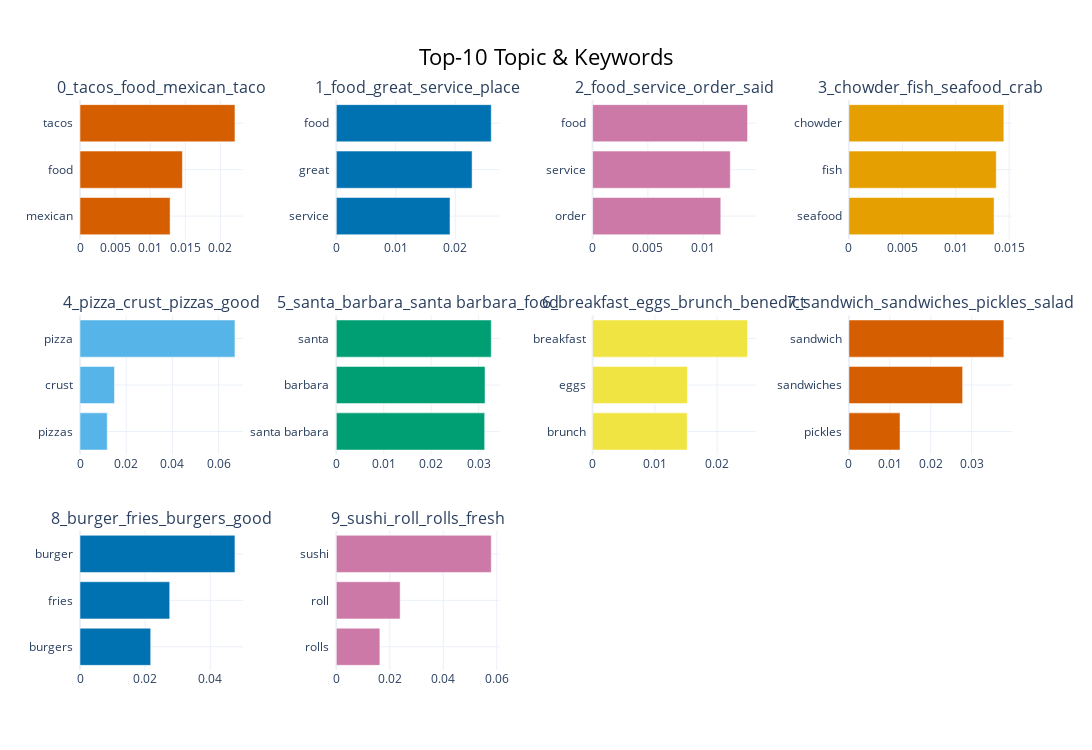

The notebook cell saved with this chart:
### Markdown cell above
#### Top Topic & Keywords

### Code cell
# Create custom labels
custom_labels = df_bertopic_model_topic.set_index('Topic')['topic_name'].to_dict() # Create a dictionary of {Topic: Name}
bertopic_model.set_topic_labels(custom_labels) # Update the custom label

# Step 4: Visualize the updated topics
bertopic_model.visualize_barchart(
    n_words=3,
    top_n_topics=10,
    title='Top-10 Topic & Keywords', 
    autoscale=True,
    custom_labels=True,
    width=350
)

### Figure 1 — Plotly figure (JSON) as saved in the notebook; plotly's stock layout.template omitted (floating-point values rounded to 4 significant figures)
{"data": [{"marker": {"color": "#D55E00"}, "orientation": "h", "x": [0.01283, 0.01459, 0.02207], "y": ["mexican  ", "food  ", "tacos  "], "type": "bar", "xaxis": "x", "yaxis": "y"}, {"marker": {"color": "#0072B2"}, "orientation": "h", "x": [0.01913, 0.02285, 0.02607], "y": ["service  ", "great  ", "food  "], "type": "bar", "xaxis": "x2", "yaxis": "y2"}, {"marker": {"color": "#CC79A7"}, "orientation": "h", "x": [0.01159, 0.01244, 0.014], "y": ["order  ", "service  ", "food  "], "type": "bar", "xaxis": "x3", "yaxis": "y3"}, {"marker": {"color": "#E69F00"}, "orientation": "h", "x": [0.01359, 0.01379, 0.0145], "y": ["seafood  ", "fish  ", "chowder  "], "type": "bar", "xaxis": "x4", "yaxis": "y4"}, {"marker": {"color": "#56B4E9"}, "orientation": "h", "x": [0.01179, 0.01492, 0.06706], "y": ["pizzas  ", "crust  ", "pizza  "], "type": "bar", "xaxis": "x5", "yaxis": "y5"}, {"marker": {"color": "#009E73"}, "orientation": "h", "x": [0.03126, 0.03134, 0.03265], "y": ["santa barbara  ", "barbara  ", "santa  "], "type": "bar", "xaxis": "x6", "yaxis": "y6"}, {"marker": {"color": "#F0E442"}, "orientation": "h", "x": [0.01519, 0.01523, 0.02488], "y": ["brunch  ", "eggs  ", "breakfast  "], "type": "bar", "xaxis": "x7", "yaxis": "y7"}, {"marker": {"color": "#D55E00"}, "orientation": "h", "x": [0.0125, 0.0278, 0.03788], "y": ["pickles  ", "sandwiches  ", "sandwich  "], "type": "bar", "xaxis": "x8", "yaxis": "y8"}, {"marker": {"color": "#0072B2"}, "orientation": "h", "x": [0.0217, 0.02754, 0.04757], "y": ["burgers  ", "fries  ", "burger  "], "type": "bar", "xaxis": "x9", "yaxis": "y9"}, {"marker": {"color": "#CC79A7"}, "orientation": "h", "x": [0.01629, 0.02388, 0.05794], "y": ["rolls  ", "roll  ", "sushi  "], "type": "bar", "xaxis": "x10", "yaxis": "y10"}], "layout": {"xaxis": {"anchor": "y", "domain": [0.0, 0.175], "showgrid": true}, "yaxis": {"anchor": "x", "domain": [0.7556, 1.0], "showgrid": true}, "xaxis2": {"anchor": "y2", "domain": [0.275, 0.45], "showgrid": true}, "yaxis2": {"anchor": "x2", "domain": [0.7556, 1.0], "showgrid": true}, "xaxis3": {"anchor": "y3", "domain": [0.55, 0.725], "showgrid": true}, "yaxis3": {"anchor": "x3", "domain": [0.7556, 1.0], "showgrid": true}, "xaxis4": {"anchor": "y4", "domain": [0.825, 1.0], "showgrid": true}, "yaxis4": {"anchor": "x4", "domain": [0.7556, 1.0], "showgrid": true}, "xaxis5": {"anchor": "y5", "domain": [0.0, 0.175], "showgrid": true}, "yaxis5": {"anchor": "x5", "domain": [0.3778, 0.6222], "showgrid": true}, "xaxis6": {"anchor": "y6", "domain": [0.275, 0.45], "showgrid": true}, "yaxis6": {"anchor": "x6", "domain": [0.3778, 0.6222], "showgrid": true}, "xaxis7": {"anchor": "y7", "domain": [0.55, 0.725], "showgrid": true}, "yaxis7": {"anchor": "x7", "domain": [0.3778, 0.6222], "showgrid": true}, "xaxis8": {"anchor": "y8", "domain": [0.825, 1.0], "showgrid": true}, "yaxis8": {"anchor": "x8", "domain": [0.3778, 0.6222], "showgrid": true}, "xaxis9": {"anchor": "y9", "domain": [0.0, 0.175], "showgrid": true}, "yaxis9": {"anchor": "x9", "domain": [0.0, 0.2444], "showgrid": true}, "xaxis10": {"anchor": "y10", "domain": [0.275, 0.45], "showgrid": true}, "yaxis10": {"anchor": "x10", "domain": [0.0, 0.2444], "showgrid": true}, "xaxis11": {"anchor": "y11", "domain": [0.55, 0.725], "showgrid": true}, "yaxis11": {"anchor": "x11", "domain": [0.0, 0.2444], "showgrid": true}, "xaxis12": {"anchor": "y12", "domain": [0.825, 1.0], "showgrid": true}, "yaxis12": {"anchor": "x12", "domain": [0.0, 0.2444], "showgrid": true}, "annotations": [{"font": {"size": 16}, "showarrow": false, "text": "0_tacos_food_mexican_taco", "x": 0.0875, "xanchor": "center", "xref": "paper", "y": 1.0, "yanchor": "bottom", "yref": "paper"}, {"font": {"size": 16}, "showarrow": false, "text": "1_food_great_service_place", "x": 0.3625, "xanchor": "center", "xref": "paper", "y": 1.0, "yanchor": "bottom", "yref": "paper"}, {"font": {"size": 16}, "showarrow": false, "text": "2_food_service_order_said", "x": 0.6375, "xanchor": "center", "xref": "paper", "y": 1.0, "yanchor": "bottom", "yref": "paper"}, {"font": {"size": 16}, "showarrow": false, "text": "3_chowder_fish_seafood_crab", "x": 0.9125, "xanchor": "center", "xref": "paper", "y": 1.0, "yanchor": "bottom", "yref": "paper"}, {"font": {"size": 16}, "showarrow": false, "text": "4_pizza_crust_pizzas_good", "x": 0.0875, "xanchor": "center", "xref": "paper", "y": 0.6222, "yanchor": "bottom", "yref": "paper"}, {"font": {"size": 16}, "showarrow": false, "text": "5_santa_barbara_santa barbara_food", "x": 0.3625, "xanchor": "center", "xref": "paper", "y": 0.6222, "yanchor": "bottom", "yref": "paper"}, {"font": {"size": 16}, "showarrow": false, "text": "6_breakfast_eggs_brunch_benedict", "x": 0.6375, "xanchor": "center", "xref": "paper", "y": 0.6222, "yanchor": "bottom", "yref": "paper"}, {"font": {"size": 16}, "showarrow": false, "text": "7_sandwich_sandwiches_pickles_salad", "x": 0.9125, "xanchor": "center", "xref": "paper", "y": 0.6222, "yanchor": "bottom", "yref": "paper"}, {"font": {"size": 16}, "showarrow": false, "text": "8_burger_fries_burgers_good", "x": 0.0875, "xanchor": "center", "xref": "paper", "y": 0.2444, "yanchor": "bottom", "yref": "paper"}, {"font": {"size": 16}, "showarrow": false, "text": "9_sushi_roll_rolls_fresh", "x": 0.3625, "xanchor": "center", "xref": "paper", "y": 0.2444, "yanchor": "bottom", "yref": "paper"}], "title": {"font": {"size": 22, "color": "Black"}, "text": "Top-10 Topic & Keywords", "x": 0.5, "xanchor": "center", "yanchor": "top"}, "hoverlabel": {"font": {"size": 16, "family": "Rockwell"}, "bgcolor": "white"}, "showlegend": false, "width": 1400, "height": 750}}
